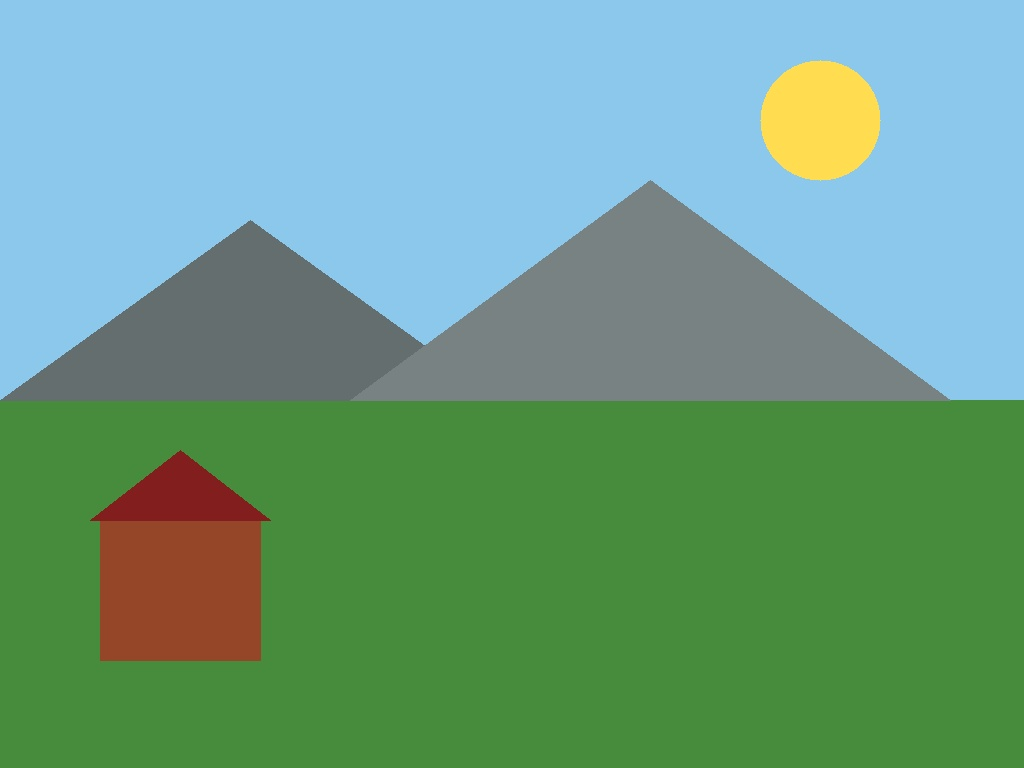
#> input picture day03/images/06_landscape.jpg, 1024 x 768 px
$ python step5.py
#> lines starting #> are read from the running program, lines starting #| are printed output that depends on the picture
import cv2
import numpy as np

img = cv2.imread("images/06_landscape.jpg")
#> img is the input picture: shape (768, 1024, 3); mean B, G, R 133.4, 158, 107.6
H, W = img.shape[:2]
#> H = 768; W = 1024

M = np.float32([
    [1,0,100],
    [0,1,50]
])
moved = cv2.warpAffine(img, M, (W, H))
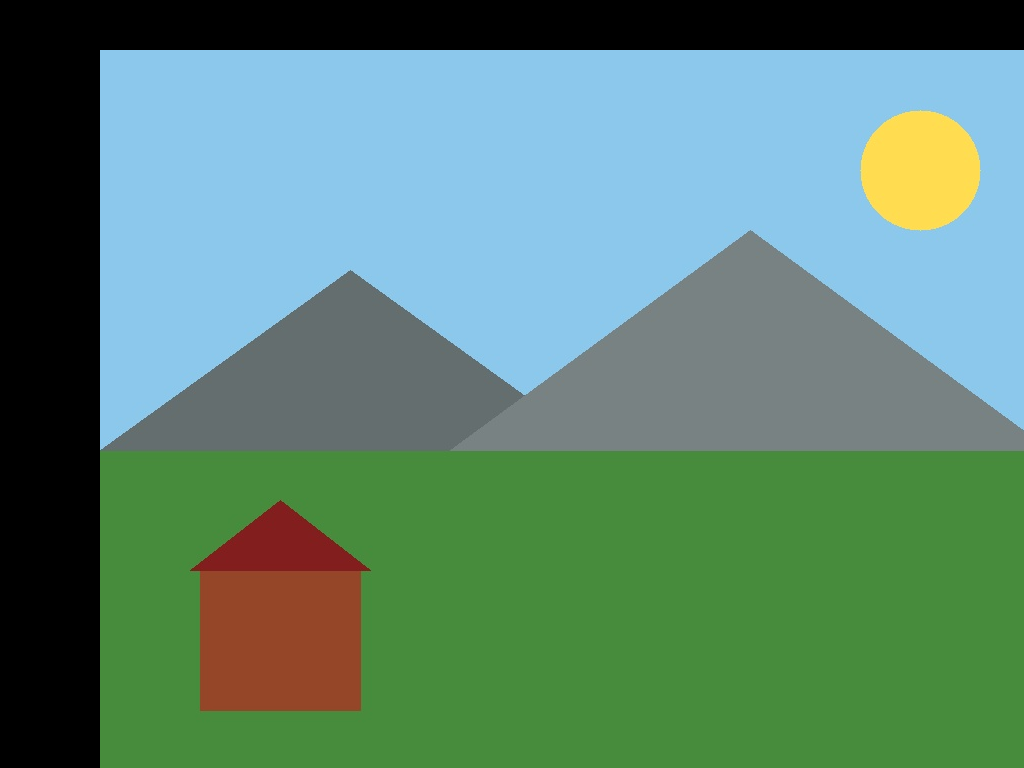
#> moved: shape (768, 1024, 3); mean B, G, R 115.1, 133.1, 93

print("img shape:", img.shape)
#| img shape: (768, 1024, 3)
print("movedshape:", moved.shape)
#| movedshape: (768, 1024, 3)
print("original pixel [100, 200]:", img[100, 200])
#| original pixel [100, 200]: [236 200 140]
print("same pixel after the move, at [150, 300]:", moved[150, 300])
#| same pixel after the move, at [150, 300]: [236 200 140]
print("top-left corner of moved :", moved[0, 0])
#| top-left corner of moved : [0 0 0]
print("pixel [50, 100] of moved :", moved[50, 100], " original [0, 0]:", img[0, 0])
#| pixel [50, 100] of moved : [236 200 140]  original [0, 0]: [236 200 140]

# slide left 100 and up 50
M2 = np.float32([[1, 0, -100],
                 [0, 1, -50]])
moved2 = cv2.warpAffine(img, M2, (W, H))
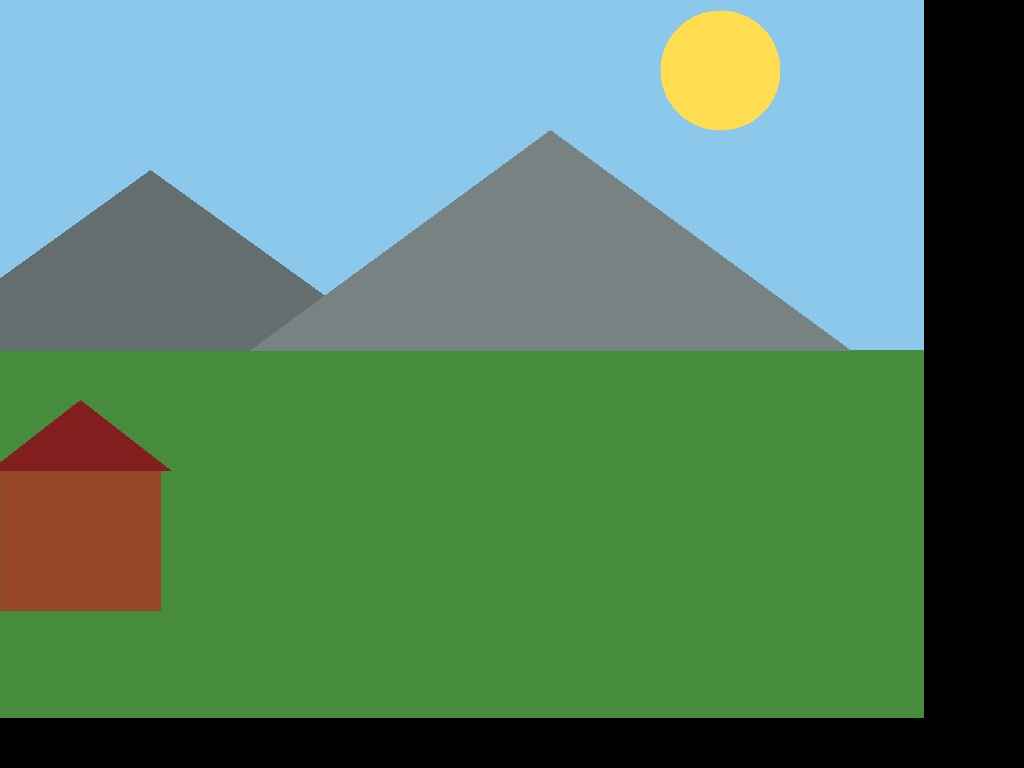
#> moved2: shape (768, 1024, 3); mean B, G, R 105.3, 130, 89.1
print("bottom-right corner of moved2:", moved2[H - 1, W - 1])
#| bottom-right corner of moved2: [0 0 0]

cv2.imshow("original", img)
cv2.imshow("right and down", moved)
cv2.imshow("left and up", moved2)
cv2.waitKey(0)
cv2.destroyAllWindows()
